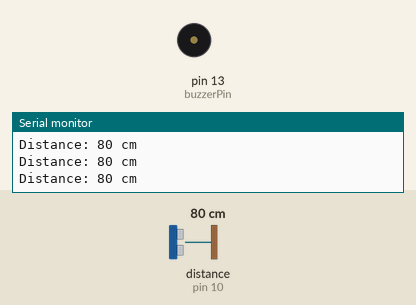
Simulated run of this sketch. Board: Arduino Uno, built with avr-gcc and run on an emulated ATmega328P. Parts: buzzer (waves = sounding, pin HIGH), the last lines printed to the serial monitor. Wiring (inferred from the names in the program): ultrasonic range finder: trigger pin 9; echo pin 10. The inputs (shaded band) are chosen by the test bench; at power-on: distance to the obstacle (sensor on pin 10) 80 cm. The echo pulse lasts 58.3 µs per cm; pins used as bus, display or sensor lines are not drawn.

Above: at 1.3 s.
1.4 s: distance to the obstacle (sensor on pin 10) set to 24 cm
2.9 s: distance to the obstacle (sensor on pin 10) set to 19 cm
At 4.2 s:
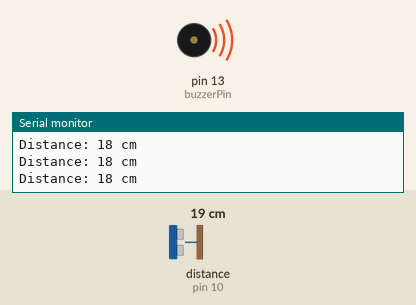
4.5 s: distance to the obstacle (sensor on pin 10) set to 35 cm
At 5.6 s:
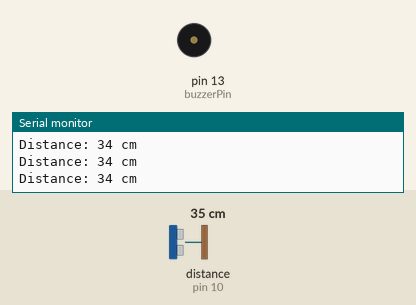
6.0 s: distance to the obstacle (sensor on pin 10) set to 2 cm
At 7.3 s:
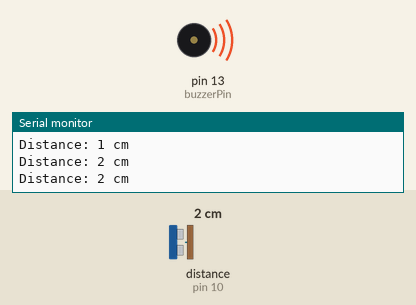
Timing chart, 0 to 9.0 s (numbered marks = the images above; inputs shaded):
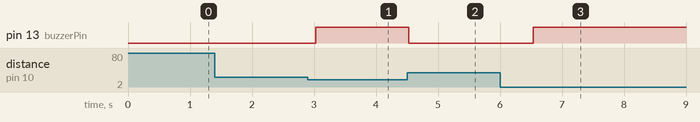

The sketch:

sensor-alarm.ino
```cpp
const int trigPin = 9;  // Trig pin of the ultrasonic sensor
const int echoPin = 10; // Echo pin of the ultrasonic sensor
const int buzzerPin = 13;  // LED pin

void setup() {
  pinMode(trigPin, OUTPUT);
  pinMode(echoPin, INPUT);
  pinMode(buzzerPin, OUTPUT);
  Serial.begin(9600); // Initialize serial communication for debugging
  digitalWrite(buzzerPin, LOW); // Ensure the LED is initially off
}

void loop() {
  long duration, distance;

  // Trigger the ultrasonic sensor
  digitalWrite(trigPin, LOW);
  delayMicroseconds(2);
  digitalWrite(trigPin, HIGH);
  delayMicroseconds(10);
  digitalWrite(trigPin, LOW);

  // Measure the time it takes for the echo to return
  duration = pulseIn(echoPin, HIGH);

  // Calculate the distance in centimeters
  distance = duration / 58;

  // Print the distance for debugging
  Serial.print("Distance: ");
  Serial.print(distance);
  Serial.println(" cm");

  // Check if an object is within 3 cm
  if (distance <= 20) {
    // Check if an object is closer than 1 cm
    if (distance <= 1) {
      digitalWrite(buzzerPin, LOW); // Turn off the LED
    } else {
      digitalWrite(buzzerPin, HIGH); // Turn on the LED
    }
  } else {
    digitalWrite(buzzerPin, LOW);  // Turn off the LED
  }

  delay(500); // Delay for stability
}
```

Measured:
- the behaviour switches between 22 and 21 cm on distance to the obstacle (sensor on pin 10) (found by bisection; images 0 and 1)
- after the input at 2.9 s, pin 13 (buzzerPin): LOW → HIGH after 0.12 s
- after the input at 4.5 s, pin 13 (buzzerPin): HIGH → LOW at once
- after the input at 6.0 s, pin 13 (buzzerPin): LOW → HIGH after 0.54 s
